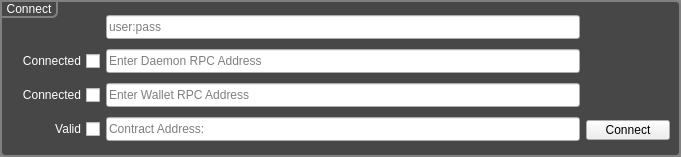
   <widget class="QGroupBox" name="rpcGroupBox">
    <property name="geometry">
     <rect>
      <x>10</x>
      <y>500</y>
      <width>681</width>
      <height>157</height>
     </rect>
    </property>
    <property name="minimumSize">
     <size>
      <width>681</width>
      <height>157</height>
     </size>
    </property>
    <property name="maximumSize">
     <size>
      <width>830</width>
      <height>157</height>
     </size>
    </property>
    <property name="styleSheet">
     <string notr="true">QGroupBox {
    border: 2px solid gray;
    border-radius: 5px;
	background-color: rgba(0, 0, 0, 120);
}

QGroupBox::title {
	color: rgb(255, 255, 255);
    subcontrol-origin: top;
    subcontrol-position: top left; 
    padding: 0 3px;
    border: 2px solid gray;
    border-bottom-right-radius: 6px;
}

QGroupBox::indicator {
    width: 13px;
    height: 13px;
}</string>
    </property>
    <property name="title">
     <string>Connect</string>
    </property>
    <widget class="QPushButton" name="connectButton">
     <property name="geometry">
      <rect>
       <x>586</x>
       <y>120</y>
       <width>84</width>
       <height>20</height>
      </rect>
     </property>
     <property name="minimumSize">
      <size>
       <width>84</width>
       <height>20</height>
      </size>
     </property>
     <property name="maximumSize">
      <size>
       <width>84</width>
       <height>20</height>
      </size>
     </property>
     <property name="text">
      <string>Connect</string>
     </property>
    </widget>
    <widget class="QLineEdit" name="userpassInput">
     <property name="geometry">
      <rect>
       <x>106</x>
       <y>15</y>
       <width>474</width>
       <height>24</height>
      </rect>
     </property>
     <property name="minimumSize">
      <size>
       <width>474</width>
       <height>24</height>
      </size>
     </property>
     <property name="maximumSize">
      <size>
       <width>615</width>
       <height>24</height>
      </size>
     </property>
     <property name="styleSheet">
      <string notr="true"/>
     </property>
     <property name="text">
      <string/>
     </property>
     <property name="echoMode">
      <enum>QLineEdit::Password</enum>
     </property>
     <property name="readOnly">
      <bool>false</bool>
     </property>
     <property name="placeholderText">
      <string>user:pass</string>
     </property>
    </widget>
    <widget class="QLineEdit" name="daemonRPCinput">
     <property name="geometry">
      <rect>
       <x>106</x>
       <y>49</y>
       <width>474</width>
       <height>24</height>
      </rect>
     </property>
     <property name="minimumSize">
      <size>
       <width>474</width>
       <height>24</height>
      </size>
     </property>
     <property name="maximumSize">
      <size>
       <width>615</width>
       <height>24</height>
      </size>
     </property>
     <property name="text">
      <string/>
     </property>
     <property name="placeholderText">
      <string>Enter Daemon RPC Address</string>
     </property>
    </widget>
    <widget class="QCheckBox" name="contractCheckBox">
     <property name="geometry">
      <rect>
       <x>11</x>
       <y>118</y>
       <width>89</width>
       <height>22</height>
      </rect>
     </property>
     <property name="maximumSize">
      <size>
       <width>99</width>
       <height>22</height>
      </size>
     </property>
     <property name="focusPolicy">
      <enum>Qt::NoFocus</enum>
     </property>
     <property name="layoutDirection">
      <enum>Qt::RightToLeft</enum>
     </property>
     <property name="styleSheet">
      <string notr="true">color: rgb(255, 255, 255);</string>
     </property>
     <property name="text">
      <string>Valid</string>
     </property>
    </widget>
    <widget class="QCheckBox" name="walletConnectedBox">
     <property name="enabled">
      <bool>true</bool>
     </property>
     <property name="geometry">
      <rect>
       <x>11</x>
       <y>84</y>
       <width>89</width>
       <height>22</height>
      </rect>
     </property>
     <property name="maximumSize">
      <size>
       <width>90</width>
       <height>16777215</height>
      </size>
     </property>
     <property name="focusPolicy">
      <enum>Qt::NoFocus</enum>
     </property>
     <property name="layoutDirection">
      <enum>Qt::RightToLeft</enum>
     </property>
     <property name="styleSheet">
      <string notr="true">color: rgb(255, 255, 255);</string>
     </property>
     <property name="text">
      <string>Connected</string>
     </property>
     <property name="checkable">
      <bool>true</bool>
     </property>
     <property name="autoExclusive">
      <bool>false</bool>
     </property>
    </widget>
    <widget class="QLineEdit" name="contractLineEdit">
     <property name="geometry">
      <rect>
       <x>106</x>
       <y>117</y>
       <width>474</width>
       <height>24</height>
      </rect>
     </property>
     <property name="minimumSize">
      <size>
       <width>474</width>
       <height>24</height>
      </size>
     </property>
     <property name="maximumSize">
      <size>
       <width>615</width>
       <height>24</height>
      </size>
     </property>
     <property name="text">
      <string/>
     </property>
     <property name="placeholderText">
      <string>Contract Address:</string>
     </property>
    </widget>
    <widget class="QLineEdit" name="walletRPCinput">
     <property name="geometry">
      <rect>
       <x>106</x>
       <y>83</y>
       <width>474</width>
       <height>24</height>
      </rect>
     </property>
     <property name="minimumSize">
      <size>
       <width>474</width>
       <height>24</height>
      </size>
     </property>
     <property name="maximumSize">
      <size>
       <width>615</width>
       <height>24</height>
      </size>
     </property>
     <property name="text">
      <string/>
     </property>
     <property name="placeholderText">
      <string>Enter Wallet RPC Address</string>
     </property>
    </widget>
    <widget class="QCheckBox" name="daemonConnectedBox">
     <property name="enabled">
      <bool>true</bool>
     </property>
     <property name="geometry">
      <rect>
       <x>11</x>
       <y>50</y>
       <width>89</width>
       <height>22</height>
      </rect>
     </property>
     <property name="maximumSize">
      <size>
       <width>90</width>
       <height>16777215</height>
      </size>
     </property>
     <property name="focusPolicy">
      <enum>Qt::NoFocus</enum>
     </property>
     <property name="layoutDirection">
      <enum>Qt::RightToLeft</enum>
     </property>
     <property name="styleSheet">
      <string notr="true">color: rgb(255, 255, 255);</string>
     </property>
     <property name="text">
      <string>Connected</string>
     </property>
     <property name="checkable">
      <bool>true</bool>
     </property>
     <property name="autoExclusive">
      <bool>false</bool>
     </property>
    </widget>
   </widget>
